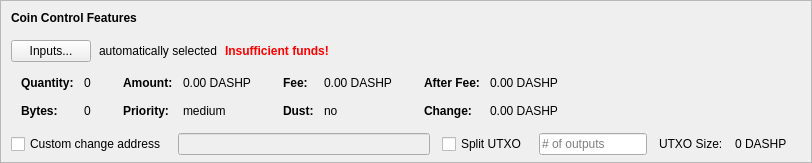
    <widget class="QFrame" name="frameCoinControl">
     <property name="sizePolicy">
      <sizepolicy hsizetype="Expanding" vsizetype="Expanding">
       <horstretch>0</horstretch>
       <verstretch>0</verstretch>
      </sizepolicy>
     </property>
     <property name="maximumSize">
      <size>
       <width>16777215</width>
       <height>16777215</height>
      </size>
     </property>
     <property name="frameShape">
      <enum>QFrame::StyledPanel</enum>
     </property>
     <property name="frameShadow">
      <enum>QFrame::Sunken</enum>
     </property>
     <layout class="QVBoxLayout" name="verticalLayoutCoinControl2">
      <property name="spacing">
       <number>0</number>
      </property>
      <property name="leftMargin">
       <number>0</number>
      </property>
      <property name="topMargin">
       <number>0</number>
      </property>
      <property name="rightMargin">
       <number>0</number>
      </property>
      <property name="bottomMargin">
       <number>6</number>
      </property>
      <item>
       <layout class="QVBoxLayout" name="verticalLayoutCoinControl" stretch="0,0,0,0,1">
        <property name="spacing">
         <number>0</number>
        </property>
        <property name="leftMargin">
         <number>10</number>
        </property>
        <property name="topMargin">
         <number>10</number>
        </property>
        <item>
         <layout class="QHBoxLayout" name="horizontalLayoutCoinControl1">
          <property name="bottomMargin">
           <number>15</number>
          </property>
          <item>
           <widget class="QLabel" name="labelCoinControlFeatures">
            <property name="sizePolicy">
             <sizepolicy hsizetype="Preferred" vsizetype="Maximum">
              <horstretch>0</horstretch>
              <verstretch>0</verstretch>
             </sizepolicy>
            </property>
            <property name="font">
             <font>
              <weight>75</weight>
              <bold>true</bold>
             </font>
            </property>
            <property name="styleSheet">
             <string notr="true">font-weight:bold;</string>
            </property>
            <property name="text">
             <string>Coin Control Features</string>
            </property>
           </widget>
          </item>
         </layout>
        </item>
        <item>
         <layout class="QHBoxLayout" name="horizontalLayoutCoinControl2" stretch="0,0,0,0">
          <property name="spacing">
           <number>8</number>
          </property>
          <property name="bottomMargin">
           <number>10</number>
          </property>
          <item>
           <widget class="QPushButton" name="pushButtonCoinControl">
            <property name="styleSheet">
             <string notr="true"/>
            </property>
            <property name="text">
             <string>Inputs...</string>
            </property>
            <property name="autoDefault">
             <bool>false</bool>
            </property>
           </widget>
          </item>
          <item>
           <widget class="QLabel" name="labelCoinControlAutomaticallySelected">
            <property name="text">
             <string>automatically selected</string>
            </property>
            <property name="margin">
             <number>5</number>
            </property>
           </widget>
          </item>
          <item>
           <widget class="QLabel" name="labelCoinControlInsuffFunds">
            <property name="font">
             <font>
              <weight>75</weight>
              <bold>true</bold>
             </font>
            </property>
            <property name="styleSheet">
             <string notr="true">color:red;font-weight:bold;</string>
            </property>
            <property name="text">
             <string>Insufficient funds!</string>
            </property>
            <property name="margin">
             <number>5</number>
            </property>
           </widget>
          </item>
          <item>
           <spacer name="horizontalSpacerCoinControl">
            <property name="orientation">
             <enum>Qt::Horizontal</enum>
            </property>
            <property name="sizeHint" stdset="0">
             <size>
              <width>40</width>
              <height>1</height>
             </size>
            </property>
           </spacer>
          </item>
         </layout>
        </item>
        <item>
         <widget class="QWidget" name="widgetCoinControl" native="true">
          <property name="sizePolicy">
           <sizepolicy hsizetype="Preferred" vsizetype="Preferred">
            <horstretch>0</horstretch>
            <verstretch>0</verstretch>
           </sizepolicy>
          </property>
          <property name="minimumSize">
           <size>
            <width>0</width>
            <height>0</height>
           </size>
          </property>
          <property name="styleSheet">
           <string notr="true"/>
          </property>
          <layout class="QHBoxLayout" name="horizontalLayoutCoinControl5">
           <property name="leftMargin">
            <number>0</number>
           </property>
           <property name="topMargin">
            <number>0</number>
           </property>
           <property name="rightMargin">
            <number>0</number>
           </property>
           <property name="bottomMargin">
            <number>0</number>
           </property>
           <item>
            <layout class="QHBoxLayout" name="horizontalLayoutCoinControl3" stretch="0,0,0,1">
             <property name="spacing">
              <number>20</number>
             </property>
             <property name="topMargin">
              <number>0</number>
             </property>
             <property name="bottomMargin">
              <number>10</number>
             </property>
             <item>
              <layout class="QFormLayout" name="formLayoutCoinControl1">
               <property name="horizontalSpacing">
                <number>10</number>
               </property>
               <property name="verticalSpacing">
                <number>14</number>
               </property>
               <property name="leftMargin">
                <number>10</number>
               </property>
               <property name="topMargin">
                <number>4</number>
               </property>
               <property name="rightMargin">
                <number>6</number>
               </property>
               <item row="0" column="0">
                <widget class="QLabel" name="labelCoinControlQuantityText">
                 <property name="font">
                  <font>
                   <weight>75</weight>
                   <bold>true</bold>
                  </font>
                 </property>
                 <property name="text">
                  <string>Quantity:</string>
                 </property>
                 <property name="margin">
                  <number>0</number>
                 </property>
                </widget>
               </item>
               <item row="0" column="1">
                <widget class="QLabel" name="labelCoinControlQuantity">
                 <property name="cursor">
                  <cursorShape>IBeamCursor</cursorShape>
                 </property>
                 <property name="contextMenuPolicy">
                  <enum>Qt::ActionsContextMenu</enum>
                 </property>
                 <property name="text">
                  <string notr="true">0</string>
                 </property>
                 <property name="margin">
                  <number>0</number>
                 </property>
                 <property name="textInteractionFlags">
                  <set>Qt::LinksAccessibleByMouse|Qt::TextSelectableByKeyboard|Qt::TextSelectableByMouse</set>
                 </property>
                </widget>
               </item>
               <item row="1" column="0">
                <widget class="QLabel" name="labelCoinControlBytesText">
                 <property name="font">
                  <font>
                   <weight>75</weight>
                   <bold>true</bold>
                  </font>
                 </property>
                 <property name="text">
                  <string>Bytes:</string>
                 </property>
                </widget>
               </item>
               <item row="1" column="1">
                <widget class="QLabel" name="labelCoinControlBytes">
                 <property name="cursor">
                  <cursorShape>IBeamCursor</cursorShape>
                 </property>
                 <property name="contextMenuPolicy">
                  <enum>Qt::ActionsContextMenu</enum>
                 </property>
                 <property name="text">
                  <string notr="true">0</string>
                 </property>
                 <property name="textInteractionFlags">
                  <set>Qt::LinksAccessibleByMouse|Qt::TextSelectableByKeyboard|Qt::TextSelectableByMouse</set>
                 </property>
                </widget>
               </item>
              </layout>
             </item>
             <item>
              <layout class="QFormLayout" name="formLayoutCoinControl2">
               <property name="horizontalSpacing">
                <number>10</number>
               </property>
               <property name="verticalSpacing">
                <number>14</number>
               </property>
               <property name="leftMargin">
                <number>6</number>
               </property>
               <property name="topMargin">
                <number>4</number>
               </property>
               <property name="rightMargin">
                <number>6</number>
               </property>
               <item row="0" column="0">
                <widget class="QLabel" name="labelCoinControlAmountText">
                 <property name="font">
                  <font>
                   <weight>75</weight>
                   <bold>true</bold>
                  </font>
                 </property>
                 <property name="text">
                  <string>Amount:</string>
                 </property>
                 <property name="margin">
                  <number>0</number>
                 </property>
                </widget>
               </item>
               <item row="0" column="1">
                <widget class="QLabel" name="labelCoinControlAmount">
                 <property name="cursor">
                  <cursorShape>IBeamCursor</cursorShape>
                 </property>
                 <property name="contextMenuPolicy">
                  <enum>Qt::ActionsContextMenu</enum>
                 </property>
                 <property name="text">
                  <string notr="true">0.00 DASHP</string>
                 </property>
                 <property name="textInteractionFlags">
                  <set>Qt::LinksAccessibleByMouse|Qt::TextSelectableByKeyboard|Qt::TextSelectableByMouse</set>
                 </property>
                </widget>
               </item>
               <item row="1" column="0">
                <widget class="QLabel" name="labelCoinControlPriorityText">
                 <property name="font">
                  <font>
                   <weight>75</weight>
                   <bold>true</bold>
                  </font>
                 </property>
                 <property name="text">
                  <string>Priority:</string>
                 </property>
                </widget>
               </item>
               <item row="1" column="1">
                <widget class="QLabel" name="labelCoinControlPriority">
                 <property name="cursor">
                  <cursorShape>IBeamCursor</cursorShape>
                 </property>
                 <property name="contextMenuPolicy">
                  <enum>Qt::ActionsContextMenu</enum>
                 </property>
                 <property name="text">
                  <string>medium</string>
                 </property>
                 <property name="textInteractionFlags">
                  <set>Qt::LinksAccessibleByMouse|Qt::TextSelectableByKeyboard|Qt::TextSelectableByMouse</set>
                 </property>
                </widget>
               </item>
              </layout>
             </item>
             <item>
              <layout class="QFormLayout" name="formLayoutCoinControl3">
               <property name="horizontalSpacing">
                <number>10</number>
               </property>
               <property name="verticalSpacing">
                <number>14</number>
               </property>
               <property name="leftMargin">
                <number>6</number>
               </property>
               <property name="topMargin">
                <number>4</number>
               </property>
               <property name="rightMargin">
                <number>6</number>
               </property>
               <item row="0" column="0">
                <widget class="QLabel" name="labelCoinControlFeeText">
                 <property name="font">
                  <font>
                   <weight>75</weight>
                   <bold>true</bold>
                  </font>
                 </property>
                 <property name="text">
                  <string>Fee:</string>
                 </property>
                 <property name="margin">
                  <number>0</number>
                 </property>
                </widget>
               </item>
               <item row="0" column="1">
                <widget class="QLabel" name="labelCoinControlFee">
                 <property name="cursor">
                  <cursorShape>IBeamCursor</cursorShape>
                 </property>
                 <property name="contextMenuPolicy">
                  <enum>Qt::ActionsContextMenu</enum>
                 </property>
                 <property name="text">
                  <string notr="true">0.00 DASHP</string>
                 </property>
                 <property name="textInteractionFlags">
                  <set>Qt::LinksAccessibleByMouse|Qt::TextSelectableByKeyboard|Qt::TextSelectableByMouse</set>
                 </property>
                </widget>
               </item>
               <item row="1" column="0">
                <widget class="QLabel" name="labelCoinControlLowOutputText">
                 <property name="font">
                  <font>
                   <weight>75</weight>
                   <bold>true</bold>
                  </font>
                 </property>
                 <property name="text">
                  <string>Dust:</string>
                 </property>
                </widget>
               </item>
               <item row="1" column="1">
                <widget class="QLabel" name="labelCoinControlLowOutput">
                 <property name="cursor">
                  <cursorShape>IBeamCursor</cursorShape>
                 </property>
                 <property name="contextMenuPolicy">
                  <enum>Qt::ActionsContextMenu</enum>
                 </property>
                 <property name="text">
                  <string>no</string>
                 </property>
                 <property name="textInteractionFlags">
                  <set>Qt::LinksAccessibleByMouse|Qt::TextSelectableByKeyboard|Qt::TextSelectableByMouse</set>
                 </property>
                </widget>
               </item>
              </layout>
             </item>
             <item>
              <layout class="QFormLayout" name="formLayoutCoinControl4">
               <property name="horizontalSpacing">
                <number>10</number>
               </property>
               <property name="verticalSpacing">
                <number>14</number>
               </property>
               <property name="leftMargin">
                <number>6</number>
               </property>
               <property name="topMargin">
                <number>4</number>
               </property>
               <property name="rightMargin">
                <number>6</number>
               </property>
               <item row="0" column="0">
                <widget class="QLabel" name="labelCoinControlAfterFeeText">
                 <property name="font">
                  <font>
                   <weight>75</weight>
                   <bold>true</bold>
                  </font>
                 </property>
                 <property name="text">
                  <string>After Fee:</string>
                 </property>
                 <property name="margin">
                  <number>0</number>
                 </property>
                </widget>
               </item>
               <item row="0" column="1">
                <widget class="QLabel" name="labelCoinControlAfterFee">
                 <property name="cursor">
                  <cursorShape>IBeamCursor</cursorShape>
                 </property>
                 <property name="contextMenuPolicy">
                  <enum>Qt::ActionsContextMenu</enum>
                 </property>
                 <property name="text">
                  <string notr="true">0.00 DASHP</string>
                 </property>
                 <property name="textInteractionFlags">
                  <set>Qt::LinksAccessibleByMouse|Qt::TextSelectableByKeyboard|Qt::TextSelectableByMouse</set>
                 </property>
                </widget>
               </item>
               <item row="1" column="0">
                <widget class="QLabel" name="labelCoinControlChangeText">
                 <property name="font">
                  <font>
                   <weight>75</weight>
                   <bold>true</bold>
                  </font>
                 </property>
                 <property name="text">
                  <string>Change:</string>
                 </property>
                </widget>
               </item>
               <item row="1" column="1">
                <widget class="QLabel" name="labelCoinControlChange">
                 <property name="cursor">
                  <cursorShape>IBeamCursor</cursorShape>
                 </property>
                 <property name="contextMenuPolicy">
                  <enum>Qt::ActionsContextMenu</enum>
                 </property>
                 <property name="text">
                  <string notr="true">0.00 DASHP</string>
                 </property>
                 <property name="textInteractionFlags">
                  <set>Qt::LinksAccessibleByMouse|Qt::TextSelectableByKeyboard|Qt::TextSelectableByMouse</set>
                 </property>
                </widget>
               </item>
              </layout>
             </item>
            </layout>
           </item>
          </layout>
         </widget>
        </item>
        <item>
         <layout class="QHBoxLayout" name="horizontalLayoutCoinControl4" stretch="0,0,0,0,0,0,0">
          <property name="spacing">
           <number>12</number>
          </property>
          <property name="sizeConstraint">
           <enum>QLayout::SetDefaultConstraint</enum>
          </property>
          <property name="topMargin">
           <number>5</number>
          </property>
          <property name="rightMargin">
           <number>5</number>
          </property>
          <item>
           <widget class="QCheckBox" name="checkBoxCoinControlChange">
            <property name="toolTip">
             <string>If this is activated, but the change address is empty or invalid, change will be sent to a newly generated address.</string>
            </property>
            <property name="text">
             <string>Custom change address</string>
            </property>
           </widget>
          </item>
          <item>
           <widget class="QValidatedLineEdit" name="lineEditCoinControlChange">
            <property name="enabled">
             <bool>false</bool>
            </property>
            <property name="sizePolicy">
             <sizepolicy hsizetype="Expanding" vsizetype="Fixed">
              <horstretch>0</horstretch>
              <verstretch>0</verstretch>
             </sizepolicy>
            </property>
           </widget>
          </item>
          <item>
           <widget class="QCheckBox" name="splitBlockCheckBox">
            <property name="text">
             <string>Split UTXO</string>
            </property>
           </widget>
          </item>
          <item>
           <widget class="QLineEdit" name="splitBlockLineEdit">
            <property name="sizePolicy">
             <sizepolicy hsizetype="Fixed" vsizetype="Fixed">
              <horstretch>50</horstretch>
              <verstretch>0</verstretch>
             </sizepolicy>
            </property>
            <property name="placeholderText">
             <string># of outputs</string>
            </property>
           </widget>
          </item>
          <item>
           <widget class="QLabel" name="labelBlockSizeText">
            <property name="text">
             <string>UTXO Size:</string>
            </property>
           </widget>
          </item>
          <item>
           <widget class="QLabel" name="labelBlockSize">
            <property name="text">
             <string>0 DASHP</string>
            </property>
           </widget>
          </item>
          <item>
           <widget class="QLabel" name="labelCoinControlChangeLabel">
            <property name="sizePolicy">
             <sizepolicy hsizetype="Preferred" vsizetype="Expanding">
              <horstretch>0</horstretch>
              <verstretch>0</verstretch>
             </sizepolicy>
            </property>
            <property name="minimumSize">
             <size>
              <width>0</width>
              <height>0</height>
             </size>
            </property>
            <property name="text">
             <string/>
            </property>
            <property name="margin">
             <number>3</number>
            </property>
           </widget>
          </item>
         </layout>
        </item>
        <item>
         <spacer name="verticalSpacerCoinControl">
          <property name="orientation">
           <enum>Qt::Vertical</enum>
          </property>
          <property name="sizeHint" stdset="0">
           <size>
            <width>800</width>
            <height>1</height>
           </size>
          </property>
         </spacer>
        </item>
       </layout>
      </item>
     </layout>
    </widget>
